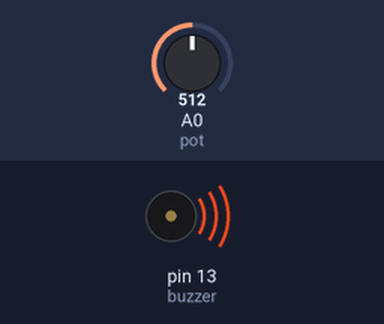
The sketch below on a simulated Arduino Uno, built with avr-gcc and run on an emulated ATmega328P. Shown: buzzer (waves = sounding). Inputs (shaded band) come from the test bench; at power-on: A0 (pot) = 512.

Above: at 0.1 s.
Timing chart, 0 to 1.6 s (numbered marks = the images above):
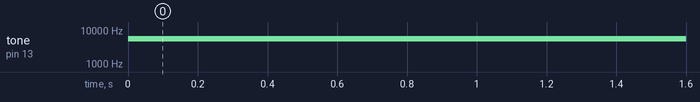

Measured:
- by itself, tone on pin 13 (buzzer): silent → 5504 Hz at 0.00 s

The sketch:

Buzzer_con_potenciometro.ino
```cpp
int buzzer = 13;
int i;
int pot = A0;
int frec;

void setup() {
  pinMode(buzzer,OUTPUT);
}

void loop() {
  frec = analogRead(pot);
  frec = map(frec,0,1023,1000,10000);
  tone(buzzer,frec);
}
```
